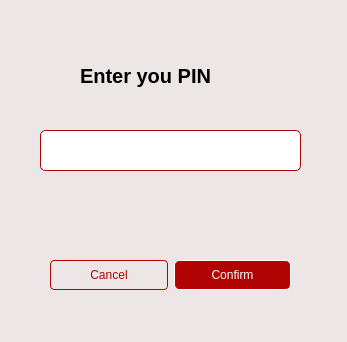
<?xml version="1.0" encoding="UTF-8"?>
<ui version="4.0">
 <class>Dialog</class>
 <widget class="QDialog" name="Dialog">
  <property name="geometry">
   <rect>
    <x>0</x>
    <y>0</y>
    <width>347</width>
    <height>342</height>
   </rect>
  </property>
  <property name="windowTitle">
   <string>Dialog</string>
  </property>
  <layout class="QHBoxLayout" name="horizontalLayout">
   <property name="spacing">
    <number>0</number>
   </property>
   <property name="leftMargin">
    <number>0</number>
   </property>
   <property name="topMargin">
    <number>0</number>
   </property>
   <property name="rightMargin">
    <number>0</number>
   </property>
   <property name="bottomMargin">
    <number>0</number>
   </property>
   <item>
    <widget class="QWidget" name="widget" native="true">
     <property name="styleSheet">
      <string notr="true">background-color: rgb(236, 230, 230);</string>
     </property>
     <widget class="QLabel" name="label">
      <property name="geometry">
       <rect>
        <x>80</x>
        <y>60</y>
        <width>181</width>
        <height>31</height>
       </rect>
      </property>
      <property name="font">
       <font>
        <pointsize>15</pointsize>
        <weight>75</weight>
        <bold>true</bold>
       </font>
      </property>
      <property name="text">
       <string>Enter you PIN</string>
      </property>
     </widget>
     <widget class="QLineEdit" name="pininput">
      <property name="geometry">
       <rect>
        <x>40</x>
        <y>130</y>
        <width>261</width>
        <height>41</height>
       </rect>
      </property>
      <property name="styleSheet">
       <string notr="true">background-color: rgb(255, 255, 255);
border: 1px solid  #B10303;
border-radius: 5px;
padding: 4px;
</string>
      </property>
     </widget>
     <widget class="QWidget" name="widget_2" native="true">
      <property name="geometry">
       <rect>
        <x>50</x>
        <y>240</y>
        <width>241</width>
        <height>71</height>
       </rect>
      </property>
      <layout class="QHBoxLayout" name="horizontalLayout_2">
       <item>
        <widget class="QPushButton" name="cancelbtn">
         <property name="cursor">
          <cursorShape>PointingHandCursor</cursorShape>
         </property>
         <property name="styleSheet">
          <string notr="true">background-color: rgb(236, 230, 230);
color: #B10303;
border: 1px solid #B10303;
border-radius: 4px;
padding: 7px;</string>
         </property>
         <property name="text">
          <string>Cancel</string>
         </property>
        </widget>
       </item>
       <item>
        <widget class="QPushButton" name="confirmbtn">
         <property name="cursor">
          <cursorShape>PointingHandCursor</cursorShape>
         </property>
         <property name="styleSheet">
          <string notr="true">#confirmbtn{
background-color: #B10303;
border: 1px solid white;
border-radius: 5px;
padding: 7px;
color: white;
}

#confirmbtn:hover{
color:black;
}</string>
         </property>
         <property name="text">
          <string>Confirm</string>
         </property>
        </widget>
       </item>
      </layout>
     </widget>
    </widget>
   </item>
  </layout>
 </widget>
 <resources/>
 <connections/>
</ui>
